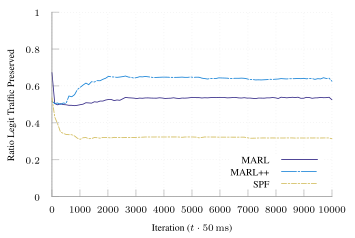

This figure's gnuplot source:
set terminal tikz standalone color size 9cm,6cm font '\scriptsize' preamble '\usepackage{microtype} \usepackage{times} \usepackage[T1]{fontenc} \usepackage{siunitx}\sisetup{detect-all}'
set output "udp-4.tex"

load "parula.pal"

set style line 102 lc rgb '#a0a0a0' lt 1 lw 1
set border ls 102
set colorbox border 102
set key textcolor rgb "black"
set tics textcolor rgb "black"
set label textcolor rgb "black"

set border 3
set grid x y
set xtics nomirror
set ytics nomirror

#set key autotitle columnhead
set datafile separator ","

set xlabel "Iteration ($t \\cdot{} \\SI{50}{\\milli\\second}$)"
set ylabel "Ratio Legit Traffic Preserved"

set yrange [0.0:1.0]
set key inside bottom right

plot '../results/online-4-avg.csv' u 1:3 w lines smooth sbezier title "MARL" dt 1, \
     '../results/m-udp-natural-4' u 1:3 w lines smooth sbezier title "MARL++" ls 3 dt (18,2,2,2), \
     '../results/spf-udp-natural-4' u 1:3 w lines smooth sbezier title "SPF" ls 7 dt (6,2,2,2), \
     #'../results/online-4-avg.csv' u 1:3 w lines smooth sbezier title "MARL ($n=4$)" ls 6 dt (18,2), \
     #'../results/m-udp-natural-4' u 1:3 w lines smooth sbezier title "MARL++ ($n=4$)" ls 7 dt (6,2), \
     #'../results/spf-udp-natural-4' u 1:3 w lines smooth sbezier title "SPF ($n=4$)" ls 8 dt (2,2), \
